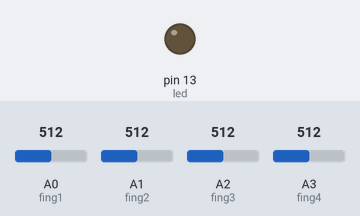
The sketch below on a simulated Arduino Uno, built with avr-gcc and run on an emulated ATmega328P. Parts: output pins drawn as LEDs (lit = HIGH). The inputs (shaded band) are chosen by the test bench; at power-on: A0 (fing1) = 512, A1 (fing2) = 512, A2 (fing3) = 512, A3 (fing4) = 512. What the sketch prints to the serial monitor is not drawn.

Above: at 1.2 s.
1.3 s: A0 (fing1) set to 442
2.8 s: A0 (fing1) set to 412
At 4.0 s:
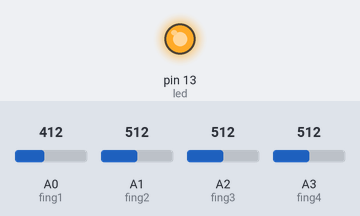
4.3 s: A0 (fing1) set to 534
5.8 s: A0 (fing1) set to 566
At 6.5 s:
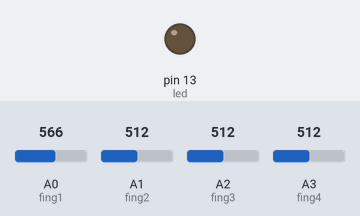
7.3 s: A0 (fing1) set to 306
At 7.6 s:
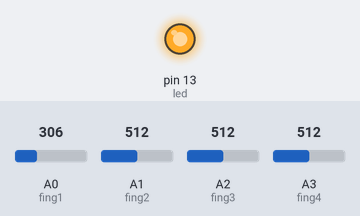
Timing chart, 0 to 9.8 s (numbered marks = the images above; inputs shaded):
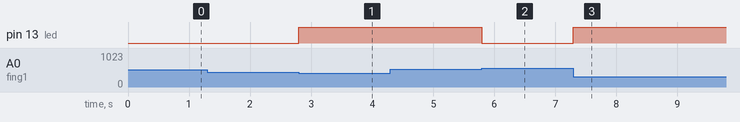

The sketch:

FingerCode3-9.ino
```cpp
#include <SoftwareSerial.h>
// Pins to read from
int fing1 = A0;
int fing2 = A1;
int fing3 = A2;


int fing4 = A3;

// Schmitt trigger voltage values for each finger(Assume 5V Power)
int v11=1024*(2.7/5);
int v12=1024*(2.1/5);

int v21=1024*(2.7/5);
int v22=1024*(2.1/5);

int v31=1024*(2.7/5);
int v32=1024*(2.1/5);

int v41=1024*(2.7/5);
int v42=1024*(2.1/5);


int fingState[] = {0,0,0,0};

int led = 13;          // Pin 13 has an LED connected on most Arduino boards.

int bluetoothTx = 0;  // TX-O pin of bluetooth mate, Arduino D2
int bluetoothRx = 1;  // RX-I pin of bluetooth mate, Arduino D3

SoftwareSerial bluetooth(bluetoothTx, bluetoothRx);

void setup() {
  pinMode(led, OUTPUT);  // initialize the digital LED pin as an output.

  Serial.begin(115200);  // Begin the serial monitor at 115200bps
  bluetooth.begin(115200);  // The Bluetooth Mate defaults to 115200bps
}

void loop(){

 // Finger 1
 if (fingState[0]) { // If finger 1 is ON
   if(analogRead(fing1) > v11){ // Finger 1 is now OFF
      digitalWrite(led, LOW); // For debugging
      Serial.print(-1); // Let computer know finger 1 is now OFF
      fingState[0] = 0; // Set as OFF for next time
   }
 }
 else{ // If finger 1 is OFF
   if (analogRead(fing1) < v12) { // Finger 1 is now ON
      digitalWrite(led, HIGH); // For debugging
      Serial.print(10); // Let computer know finger 1 is now ON
      fingState[0] = 1; // Set as ON for next time
   }
 }

 // Finger 2
 if (fingState[1]) { // If finger 2 is ON
   if(analogRead(fing2) > v21){ // Finger 2 is now OFF
      Serial.print(-2); // Let computer know finger 2 is now OFF
      fingState[1] = 0; // Set as OFF for next time
   }
 }
 else{ // If finger 2 is OFF
   if (analogRead(fing2) < v22) { // Finger 2 is now ON
      Serial.print(20); // Let computer know finger 2 is now ON
      fingState[1] = 1; // Set as ON for next time
   }
 }

 // Finger 3
 if (fingState[2]) { // If finger 3 is ON
   if(analogRead(fing3) > v31){ // Finger 3 is now OFF
      Serial.print(-3); // Let computer know finger 3 is now OFF
      fingState[2] = 0; // Set as OFF for next time
   }
 }
 else{ // If finger 3 is OFF
   if (analogRead(fing3) < v32) { // Finger 3 is now ON
      Serial.print(30); // Let computer know finger 3 is now ON
      fingState[2] = 1; // Set as ON for next time
   }
 }

 // Finger 4
 if (fingState[3]) { // If finger 4 is ON
   if(analogRead(fing4) > v41){ // Finger 4 is now OFF
      Serial.print(-4); // Let computer know finger 4 is now OFF
      fingState[3] = 0; // Set as OFF for next time
   }
 }
 else{ // If finger 4 is OFF
   if (analogRead(fing4) < v42) { // Finger 4 is now ON
      Serial.print(40); // Let computer know finger 4 is now ON
      fingState[3] = 1; // Set as ON for next time
   }
 }


}
```

Measured:
- the behaviour switches between 430 and 429 on A0 (fing1) (found by bisection; images 0 and 1)
- the behaviour switches between 552 and 553 on A0 (fing1) (found by bisection; images 1 and 2)
- after the input at 1.3 s, every drawn part: stays the same
- after the input at 2.8 s, pin 13 (led): LOW → HIGH at once
- after the input at 4.3 s, every drawn part: stays the same
- after the input at 5.8 s, pin 13 (led): HIGH → LOW at once
- after the input at 7.3 s, pin 13 (led): LOW → HIGH at once
